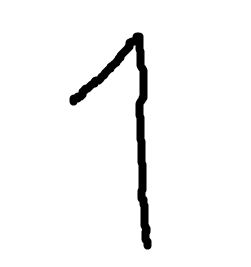
#> input picture digit1.png, 251 x 267 px
$ jupyter execute --allow-errors '21 03.ipynb'
#> lines starting #> are read from the running program, lines starting #| are printed output that depends on the picture
[cell 1]
# ws08
from sklearn import datasets
import matplotlib.pyplot as plt
import numpy as np
import pandas as pd
import seaborn as sns

digits = datasets.load_digits()

[cell 2]
n_samples = len(digits.images)
X = digits.images.reshape((n_samples, -1))

X[0]

[cell 3]
X.shape

[cell 4]
y = digits.target
y[:15]

[cell 5]
from sklearn.decomposition import PCA
pca = PCA()
X_pca = pca.fit_transform(X)

[cell 6]
pca.n_components_

[cell 7]
pca

[cell 8]
X_pca.shape

[cell 9]
print(pca.components_.shape)

[cell 10]
exp_variance = pca.explained_variance_ratio_
exp_variance

[cell 11]
sns.set_theme()

x = list(range(1, len(exp_variance)+1))
sns.lineplot(x=x, y=exp_variance, marker='s', markersize=4)
plt.title('Explained Varience')
plt.xlabel('Number of components')

plt.show()
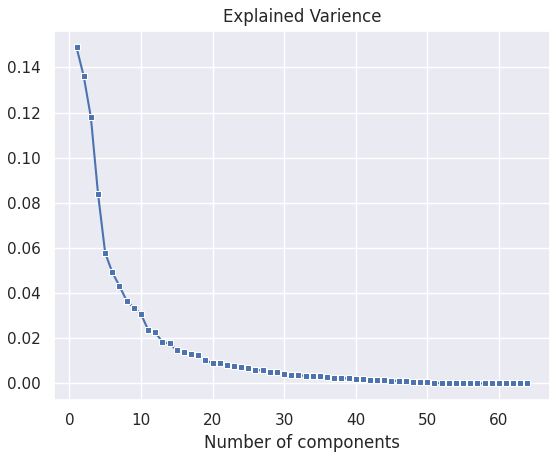
#> figure drawn by matplotlib, 1 panel; curve peaks at x = 1, y = 0.149

[cell 12]
import numpy as np
sns.set_theme()
x = list(range(1, len(exp_variance)+1))
sns.lineplot(x=x, y=np.cumsum(pca.explained_variance_ratio_))

plt.xlabel('Number of components')
plt.ylabel('Cumulative Explained Variance');
plt.title('PCA Explained Variance Ratio')

plt.show()
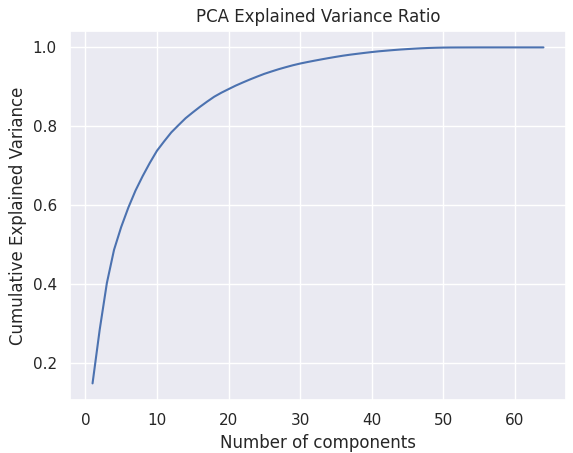
#> figure drawn by matplotlib, 1 panel; curve peaks at x = 61, y = 1

[cell 13]
pca_num = PCA(.95)
pca_num.fit(X)
pca_num.n_components_

[cell 14]
n_comp = 2
pca = PCA(n_components=n_comp)
pca.fit(X)
print('Explained variance by %i components: %0.3f' %
      (n_comp, np.sum(pca.explained_variance_ratio_)))

[cell 15]
X_pca = pca.transform(X)
X_pca.shape

[cell 16]
df = pd.DataFrame(X_pca, columns=['pca1','pca2'])
df.head()

[cell 17]
df['labels'] = y
df.head()

[cell 18]
sns.set_style('whitegrid')
plt.rcParams['figure.figsize'] = 5, 5
g=sns.scatterplot(x='pca1', y='pca2', data=df, hue='labels',
                  s=50, palette='Set1', legend='full')
g.legend(loc='center right', bbox_to_anchor=(1.4, 0.5), ncol=1)
plt.title('PCA: 2 Components (1,2)')
plt.show()
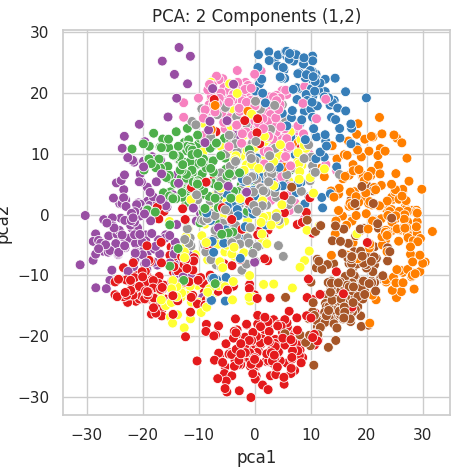
#> figure drawn by matplotlib, 1 panel

[cell 19]
#df.species.unique()

[cell 20]
# split
from sklearn.model_selection import train_test_split
X_train, X_test,y_train,y_test = train_test_split(X, y, test_size=0.25, random_state=0) #
X_train.shape , X_test.shape

[cell 21]
from sklearn.pipeline import Pipeline
from sklearn.svm import SVC
from sklearn.model_selection import cross_val_score
# from sklearn.naive_bayes import GaussianNB
# from sklearn.ensemble import RandomForestClassifier

n_comp = 25
pipe = Pipeline([

                 ('pca', PCA(n_components=n_comp, whiten=True)),
                ('svc',SVC(gamma='scale'))
               ])

pipe.fit(X_train, y_train)

cvs = cross_val_score(pipe, X, y, cv=10)
print('cross val scores {}'.format(cvs.round(2)))
print('Average (%) = {:.2f}' .format(cvs.mean() * 100 ))

[cell 22]
from sklearn.metrics import accuracy_score
from sklearn.metrics import classification_report
from sklearn.metrics import confusion_matrix

pipe.fit(X_train, y_train)

y_pred = pipe.predict(X_test)

print('Accuracy Score: {:.4f}'.format(accuracy_score(y_test, y_pred)))

print(classification_report(y_test, y_pred))

cm = confusion_matrix(y_test, y_pred)
print(cm)

[cell 23]
import scikitplot as skplot

y_pred = pipe.predict(X_test)
skplot.metrics.plot_confusion_matrix(y_test, y_pred, hide_zeros=True)
#> (this line was passed over: scikitplot is not available in this run)

plt.show()

[cell 24]
pipe.predict(X_test)
pipe.predict([X[5]])
pipe.predict([X[15]])
pipe.predict([X[25]])

[cell 25]
import numpy as np
from PIL import Image, ImageOps

def predict_digit(imgfile):
#> called with imgfile = 'digit1.png'
    img = Image.open(imgfile).convert('L')
    img = ImageOps.invert(img)
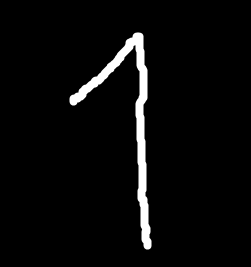
#> img: PIL image 251x267 L; min 0, max 255, mean 9.8
    img = img.resize((8, 8), Image.LANCZOS)

    pixel = np.array(img)
    pixel = pixel / 255.0 * 16
    pixel = pixel.astype('int')

    my_digit = pixel.reshape(1, -1)
    predicted = pipe.predict(my_digit)
#> predicted = [8]

    plt.figure(figsize=(1,1))
    plt.imshow(pixel, cmap=plt.cm.gray_r)
    plt.title('Predicted:{}'. format(predicted[0]))
    plt.xticks([])
    plt.yticks([])
    plt.show()
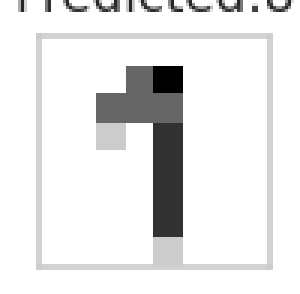
#> figure drawn by matplotlib, 1 panel
#> pass 2 of the loop `for i in imgfiles:`:
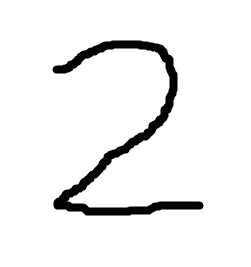
#> input picture digit2.png, 251 x 267 px
#> in predict_digit (call 2), `img = ImageOps.invert(img)`:
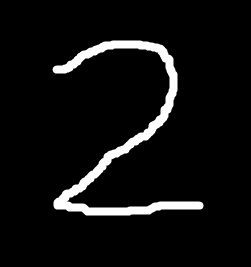
#> img: PIL image 251x267 L; min 0, max 255, mean 15.3
#> in predict_digit (call 2), `plt.show()`:
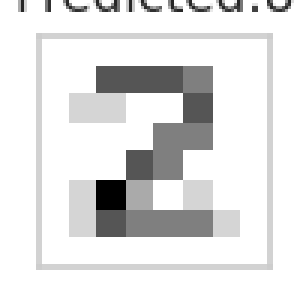
#> figure drawn by matplotlib, 1 panel
#> pass 3 of the loop `for i in imgfiles:`:
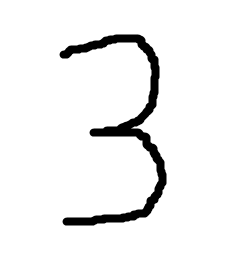
#> input picture digit3.png, 251 x 267 px
#> in predict_digit (call 3), `img = ImageOps.invert(img)`:
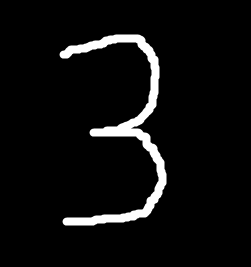
#> img: PIL image 251x267 L; min 0, max 255, mean 13.4
#> predicted = [4]
#> in predict_digit (call 3), `plt.show()`:
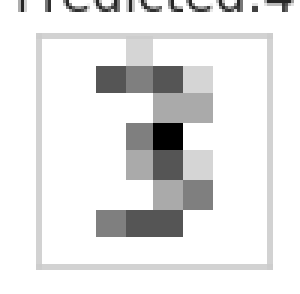
#> figure drawn by matplotlib, 1 panel

imgfiles = ['digit1.png','digit2.png','digit3.png','digit4.png','digit5.png',
            'digit6.png','digit7.png','digit8.png','digit9.png','digit0.png']
#> (the rest of this cell did not finish here and is left out)
